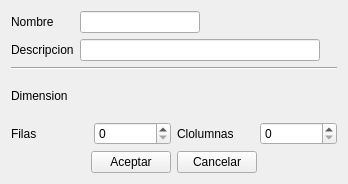
<?xml version="1.0" encoding="UTF-8"?>
<ui version="4.0">
 <class>ui_andamio_datos</class>
 <widget class="QWidget" name="ui_andamio_datos">
  <property name="geometry">
   <rect>
    <x>0</x>
    <y>0</y>
    <width>348</width>
    <height>184</height>
   </rect>
  </property>
  <property name="windowTitle">
   <string>Andamio</string>
  </property>
  <property name="windowIcon">
   <iconset resource="../Icons/Icons.qrc">
    <normaloff>:/Icons/product.png</normaloff>:/Icons/product.png</iconset>
  </property>
  <layout class="QGridLayout" name="gridLayout">
   <item row="0" column="0">
    <layout class="QVBoxLayout" name="verticalLayout">
     <item>
      <layout class="QFormLayout" name="formLayout">
       <item row="0" column="0">
        <widget class="QLabel" name="label">
         <property name="text">
          <string>Nombre</string>
         </property>
        </widget>
       </item>
       <item row="0" column="1">
        <widget class="QLineEdit" name="lineEdit_nombre">
         <property name="sizePolicy">
          <sizepolicy hsizetype="Fixed" vsizetype="Fixed">
           <horstretch>0</horstretch>
           <verstretch>0</verstretch>
          </sizepolicy>
         </property>
         <property name="minimumSize">
          <size>
           <width>120</width>
           <height>0</height>
          </size>
         </property>
         <property name="maximumSize">
          <size>
           <width>120</width>
           <height>16777215</height>
          </size>
         </property>
        </widget>
       </item>
       <item row="1" column="0">
        <widget class="QLabel" name="label_2">
         <property name="text">
          <string>Descripcion</string>
         </property>
        </widget>
       </item>
       <item row="1" column="1">
        <widget class="QLineEdit" name="lineEdit_descripcion">
         <property name="minimumSize">
          <size>
           <width>240</width>
           <height>0</height>
          </size>
         </property>
         <property name="maximumSize">
          <size>
           <width>240</width>
           <height>16777215</height>
          </size>
         </property>
        </widget>
       </item>
      </layout>
     </item>
     <item>
      <widget class="Line" name="line">
       <property name="orientation">
        <enum>Qt::Horizontal</enum>
       </property>
      </widget>
     </item>
     <item>
      <widget class="QLabel" name="label_3">
       <property name="text">
        <string>Dimension</string>
       </property>
      </widget>
     </item>
     <item>
      <layout class="QHBoxLayout" name="horizontalLayout_2">
       <item>
        <widget class="QLabel" name="label_4">
         <property name="text">
          <string>Filas</string>
         </property>
        </widget>
       </item>
       <item>
        <widget class="QSpinBox" name="spinBox_fila"/>
       </item>
       <item>
        <widget class="QLabel" name="label_5">
         <property name="text">
          <string>Clolumnas</string>
         </property>
        </widget>
       </item>
       <item>
        <widget class="QSpinBox" name="spinBox_columna"/>
       </item>
      </layout>
     </item>
     <item>
      <layout class="QHBoxLayout" name="horizontalLayout">
       <item>
        <spacer name="horizontalSpacer">
         <property name="orientation">
          <enum>Qt::Horizontal</enum>
         </property>
         <property name="sizeHint" stdset="0">
          <size>
           <width>40</width>
           <height>20</height>
          </size>
         </property>
        </spacer>
       </item>
       <item>
        <widget class="QPushButton" name="pushButton_aceptar">
         <property name="text">
          <string>Aceptar</string>
         </property>
        </widget>
       </item>
       <item>
        <widget class="QPushButton" name="pushButton_cancelar">
         <property name="text">
          <string>Cancelar</string>
         </property>
        </widget>
       </item>
       <item>
        <spacer name="horizontalSpacer_2">
         <property name="orientation">
          <enum>Qt::Horizontal</enum>
         </property>
         <property name="sizeHint" stdset="0">
          <size>
           <width>40</width>
           <height>20</height>
          </size>
         </property>
        </spacer>
       </item>
      </layout>
     </item>
    </layout>
   </item>
  </layout>
 </widget>
 <resources>
  <include location="../Icons/Icons.qrc"/>
 </resources>
 <connections/>
</ui>
